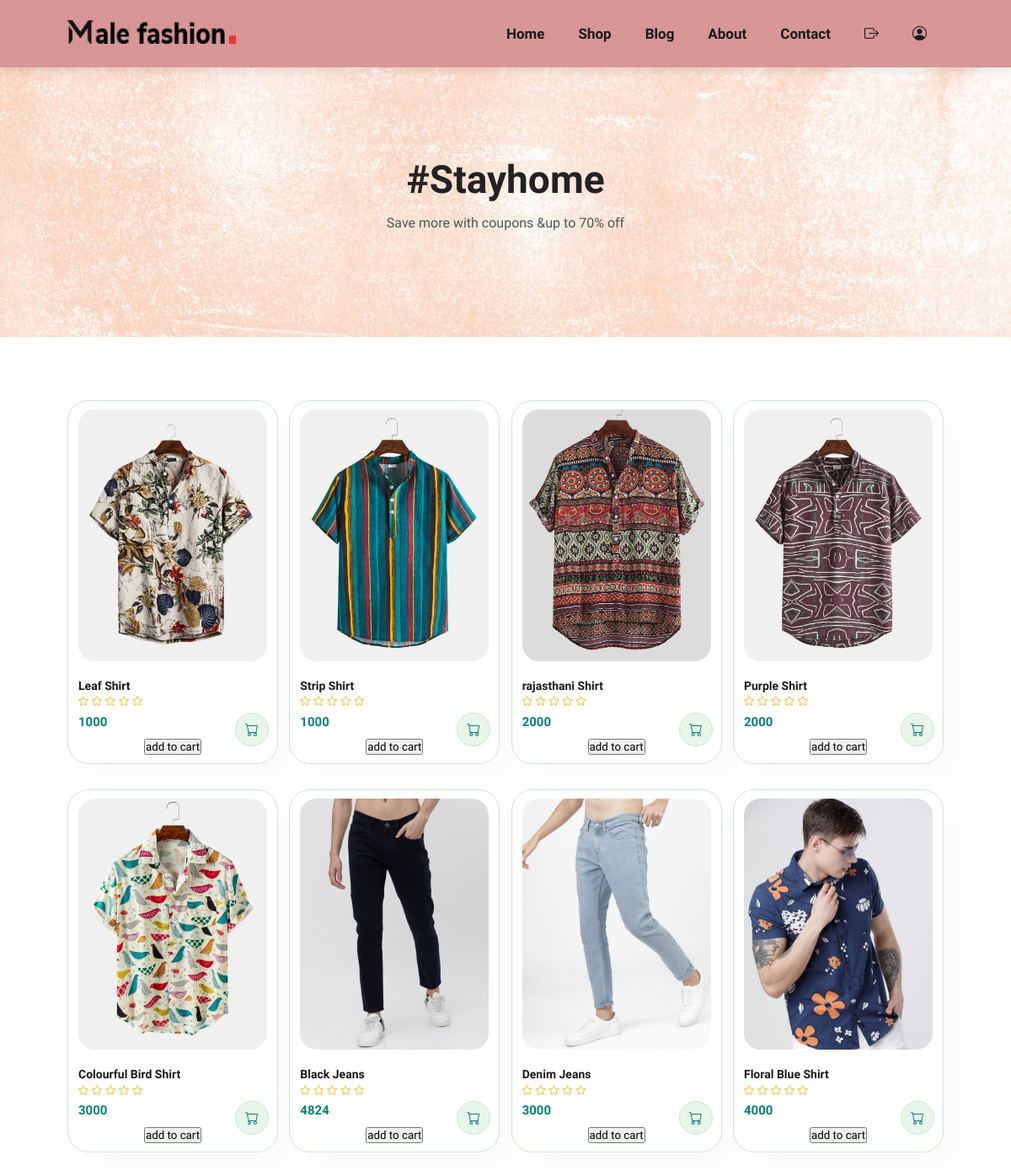
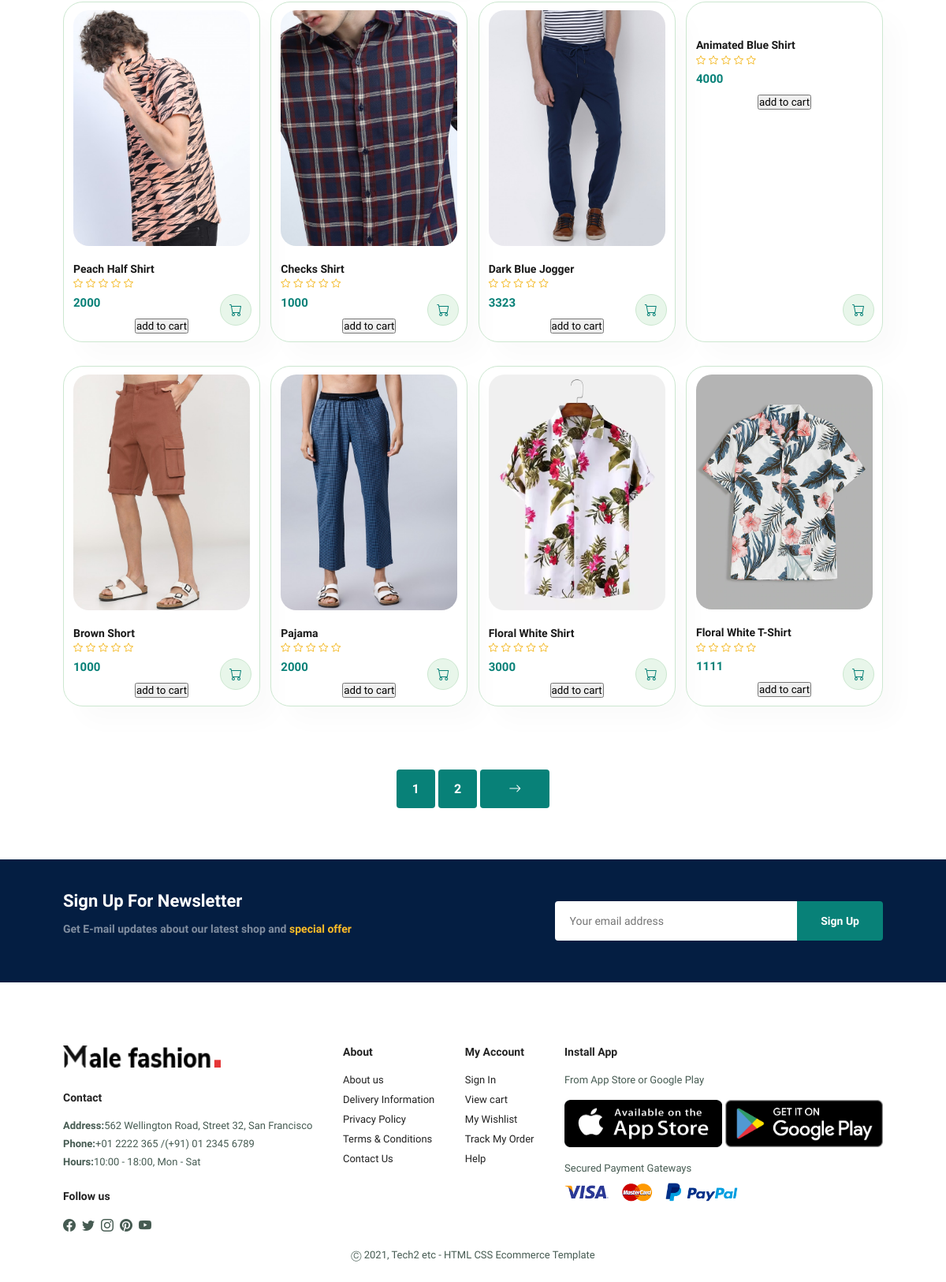
The page /shop.php on the database its author committed (2 pictures, top to bottom).
### tables this page shows
CREATE TABLE `products` (
  `id` int(100) NOT NULL,
  `name` varchar(100) NOT NULL,
  `price` varchar(100) NOT NULL,
  `desc` varchar(100) NOT NULL,
  `image` varchar(100) NOT NULL,
  `pro_qty` int(11) NOT NULL
);

### shop.php (the view, shortened to what this page needs)
<?php
include "connection.php";
?>
<!DOCTYPE html>
<html lang="en">
<head>
    <link rel="stylesheet" href="css/style.css">
    <link rel="stylesheet" href="https://cdn.jsdelivr.net/npm/bootstrap-icons@1.8.1/font/bootstrap-icons.css">
</head>
<body>
    <?php
    include "header.php";
    ?>
    <section id="page-header">
        <h2>#Stayhome</h2>
        <p>Save more with coupons &up to 70% off</p>
    </section>
    <section id="product1" class="section-p1">
        <div class="pro-container">
            <?php
            $sql = "SELECT * FROM products";
            $query = mysqli_query($conn, $sql);
            if (mysqli_num_rows($query) > 0) {
                while ($row = mysqli_fetch_array($query)) {
            ?>
                    <div class="pro">
                            <img src="images/home-product/<?php echo $row['image'] ?>" alt="">
                            <div class="des">
                                <h5><?php echo $row['name'] ?></h5>
                                <div class="star">
                                    <i class="bi bi-star"></i>
                                    <i class="bi bi-star"></i>
                                    <i class="bi bi-star"></i>
                                    <i class="bi bi-star"></i>
                                    <i class="bi bi-star"></i>
                                </div>
                                <h4><?php echo $row['price'] ?></h4>
                            </div>
                            <a href="sproduct.php?id=<?php echo $row['id'] ?>"><i class="bi bi-cart"></i></a>
                             <form action="cart.php" method="post">
                            <input type="submit" value="add to cart" name="add_to_cart" class="btn">
                        </form>
                    </div>
            <?php
                }
            } else {
                echo "count 0";
            }
            ?>
        </div>
    </section>
    <section id="pagination" class="section-p1">
        <a href="#">1</a>
        <a href="#">2</a>
        <a href="#"><i class="bi bi-arrow-right"></i></a>
    </section>
    <section id="newsletter" class="section-p1 section-m1">
        <div class="newstext">
            <h4>Sign Up For Newsletter</h4>
            <p>Get E-mail updates about our latest shop and <span>special offer</span></p>
        </div>
        <div class="form">
            <input type="text" placeholder="Your email address">
            <button class="normal">Sign Up</button>
        </div>
    </section>
    <?php
    include "footer.php";
    ?>
</body>
</html>

### header.php (shortened to what this page needs)
<section id="header">
        <a href="#"><img src="images/download.webp" alt="logo" class="logo"></a>
        <div>
            <ul id="navbar">
                <li><a href="index.php">Home</a></li>
                <li><a href="shop.php">Shop</a></li>
                <li><a href="blog.php">Blog</a></li>
                <li><a href="about.php">About</a></li>
                <li><a href="contact.php">Contact</a></li>
                <?php if(isset($_SESSION['user_id'])){ ?>
                <li id="lg-bag"><a href="cart.php"><i class="bi bi-bag"></i></a></li>
                <li><a href="logout.php"><i class="bi bi-box-arrow-left"></i></a></li>
            <?php
            }
            else {
                ?>
                <li><a href="login.php"><i class="bi bi-box-arrow-right"></i></a></li>
                <li><a href="signup.php"><i class="bi bi-person-circle"></i></a></li>
            <?php
            }
            ?>
            </ul>
        </div>
    </section>

### footer.php
<footer class="section-p1">
        <div class="col">
            <img class="logo2" src="images/download.webp" alt="">
            <h4>Contact</h4>
            <p><strong>Address:</strong>562 Wellington Road, Street 32, San Francisco</p>
            <p><strong>Phone:</strong>+01 2222 365 /(+91) 01 2345 6789</p>
            <p><strong>Hours:</strong>10:00 - 18:00, Mon - Sat</p>
            <div class="follow">
                <h4>Follow us</h4>
                <div class="icon">
                    <i class="bi bi-facebook"></i>
                    <i class="bi bi-twitter"></i>
                    <i class="bi bi-instagram"></i>
                    <i class="bi bi-pinterest"></i>
                    <i class="bi bi-youtube"></i>
                </div>
            </div>
        </div>
        <div class="col">
            <h4>About</h4>
            <a href="">About us</a>
            <a href="">Delivery Information</a>
            <a href="">Privacy Policy</a>
            <a href="">Terms & Conditions</a>
            <a href="">Contact Us</a>
        </div>
        <div class="col">
            <h4>My Account</h4>
            <a href="">Sign In</a>
            <a href="">View cart</a>
            <a href="">My Wishlist</a>
            <a href="">Track My Order</a>
            <a href="">Help</a>
        </div>
        <div class="col install">
            <h4>Install App</h4>
            <p>From App Store or Google Play</p>
            <div class="row">
                <img src="images/pngkit_apple-app-store-logo_2228422.png" alt="" width="200px" height="60px">
                <img src="images/Google-play-logo.jpg" alt="" width="200px" height="60px">
            </div>
            <p>Secured Payment Gateways</p>
            <img src="images/payment.png" alt="" width="220px">
        </div>
        <div class="copyright">
            <p> &#9400; 2021, Tech2 etc - HTML CSS Ecommerce Template</p>
        </div>
    </footer>

### css/style.css (style rules this page uses)
* { padding: 0px; margin: 0px; box-sizing: border-box; font-family: 'Spartan', sans-serif; }
h2 { font-size: 46px; line-height: 54px; color: #222; }
h4 { font-size: 20px; color: #222; }
p { font-size: 16px; color: #465b52; margin: 15px 0 20px 0; }
.section-p1 { padding: 40px 80px; }
.section-m1 { margin: 40px 0; }
button.normal { font-size: 14px; font-weight: 600; padding: 15px 30px; color: #000; background-color: #fff; border-radius: 4px; cursor: pointer; border: none; outline: none; transition: 0.2s; }
body { width: 100%; }
#header { display: flex; justify-content: space-between; align-items: center; padding: 24px 80px; box-shadow: 0 7px 5px rgba(6, 5, 5, 0.06); background: rgb(216, 150, 150); z-index: 999; position: sticky; top: 0; left: 0; }
.logo { background:rgb(216, 150, 150); height: 28px; width: 200px; }
#navbar { display: flex; align-items: center; justify-content: center; }
#navbar li { padding: 0 20px; list-style: none; position: relative; }
#navbar li a { text-decoration: none; font-size: 17px; color: #1a1a1a; transition: 0.3s ease; font-weight: 600; }
#product1 { text-align: center; }
#product1 .pro { width: 23%; min-width: 250px; padding: 10px 12px; border: 1px solid #cce7d0; border-radius: 25px; cursor: pointer; box-shadow: 20px 20px 30px rgba(0, 0, 0, 0.02); margin: 15px 0; transition: 0.2s ease; position: relative; }
#product1 .pro img { width: 100%; border-radius: 20px; }
#product1 .pro .des { text-align: start; padding: 10px 0; }
#product1 .pro .des h5 { padding-top: 7px; color: #1a1a1a; font-size: 14px; }
#product1 .pro .des i { font-size: 12px; color: rgba(243, 181, 25); }
#product1 .pro .des h4 { color: #088178; font-size: 15px; font-weight: 700; padding-top: 7px; }
#product1 .pro .bi-cart { color: #088178; width: 40px; height: 40px; line-height: 40px; border-radius: 50px; background-color: #e8f6ea; font-weight: 500; border: 1px solid #cce7d0; position: absolute; bottom: 20px; right: 10px; }
#product1 .pro-container { display: flex; justify-content: space-between; padding-top: 20px; flex-wrap: wrap; }
#newsletter { display: flex; justify-content: space-between; flex-wrap: wrap; align-items: center; background-repeat: no-repeat; background-position: 20% 30%; background-color: #041e42; }
#newsletter h4 { color: #fff; font-weight: 700; font-size: 22px; }
#newsletter p { color: #818ea0; font-weight: 600; font-size: 14px; }
#newsletter p span { color: #ffbd27; }
#newsletter .form { width: 40%; display: flex; }
#newsletter input { height: 3.125rem; padding: 0 1.25em; font-size: 14px; width: 100%; border: 1px solid transparent; border-radius: 4px; outline: none; border-top-right-radius: 0; border-bottom-right-radius: 0; }
#newsletter button { background-color: #088178; color: #fff; white-space: nowrap; border-top-left-radius: 0; border-bottom-left-radius: 0; }
footer { display: flex; flex-wrap: wrap; justify-content: space-between; }
footer .col { display: flex; flex-direction: column; align-items: flex-start; margin-bottom: 20px; }
footer .logo2 { margin-bottom: 30px; background: #ffffff; height: 28px; width: 200px; }
footer h4 { padding-bottom: 20px; font-size: 14px; }
footer p { font-size: 13px; margin: 0 0 8px 0; }
footer a { font-size: 13px; text-decoration: none; color: #222; margin-bottom: 10px; }
footer .follow { margin-top: 20px; }
footer .follow i { cursor: pointer; padding-right: 4px; color: #465b52; }
footer .install .row img { margin: 10px 0 15px 0; }
footer .copyright { width: 100%; text-align: center; }
#page-header { background-image:url(../images/pink-250777_1920.jpg); width: 100%; height: 40vh; background-size: cover; display: flex; justify-content: center; text-align: center; flex-direction: column; padding: 14px; }
#pagination { text-align: center; }
#pagination a { text-decoration: none; background-color: #088178; padding: 15px 20px; border-radius: 4px; color: #fff; font-weight: 600; }
#pagination a i { padding: 16px; font-weight: 600; }

### rows shown on the page
products: image (picture), name "Leaf Shirt", price "1000"
products: image (picture), name "Strip Shirt", price "1000"
products: image (picture), name "rajasthani Shirt", price "2000"
products: image (picture), name "Purple Shirt", price "2000"
products: image (picture), name "Colourful Bird Shirt", price "3000"
products: image (picture), name "Black Jeans", price "4824"
products: image (picture), name "Denim Jeans", price "3000"
products: image (picture), name "Floral Blue Shirt", price "4000"
products: image (picture), name "Peach Half Shirt", price "2000"
products: image (picture), name "Checks Shirt", price "1000"
products: image (picture), name "Dark Blue Jogger", price "3323"
products: name "Animated Blue Shirt", price "4000"
products: image (picture), name "Brown Short", price "1000"
products: image (picture), name "Pajama", price "2000"
products: image (picture), name "Floral White Shirt", price "3000"
products: image (picture), name "Floral White T-Shirt", price "1111"
